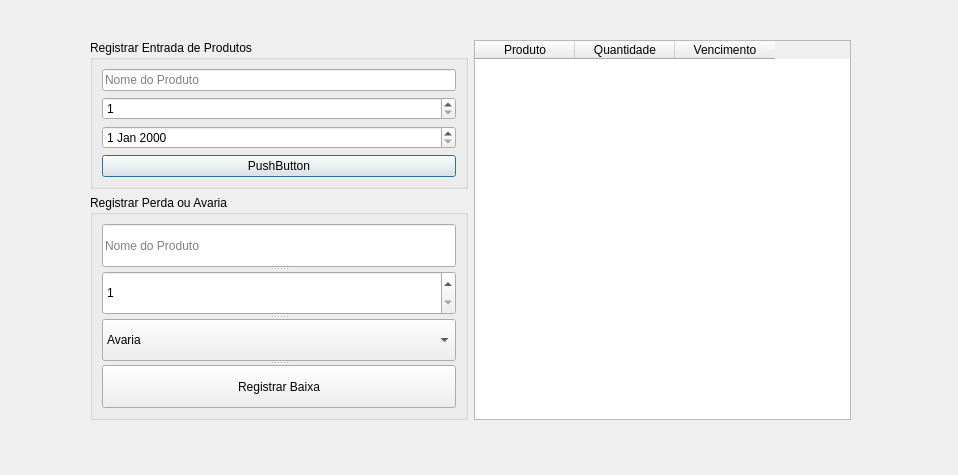
<?xml version="1.0" encoding="UTF-8"?>
<ui version="4.0">
 <class>TelaEstoque</class>
 <widget class="QDialog" name="TelaEstoque">
  <property name="geometry">
   <rect>
    <x>0</x>
    <y>0</y>
    <width>958</width>
    <height>475</height>
   </rect>
  </property>
  <property name="windowTitle">
   <string>Dialog</string>
  </property>
  <widget class="QWidget" name="">
   <property name="geometry">
    <rect>
     <x>90</x>
     <y>40</y>
     <width>761</width>
     <height>380</height>
    </rect>
   </property>
   <layout class="QHBoxLayout" name="horizontalLayout">
    <item>
     <layout class="QVBoxLayout" name="verticalLayout_3">
      <item>
       <widget class="QGroupBox" name="groupBox">
        <property name="title">
         <string>Registrar Entrada de Produtos</string>
        </property>
        <layout class="QVBoxLayout" name="verticalLayout_2">
         <item>
          <layout class="QVBoxLayout" name="verticalLayout">
           <item>
            <widget class="QLineEdit" name="lineEditEntradaProduto">
             <property name="placeholderText">
              <string>Nome do Produto</string>
             </property>
            </widget>
           </item>
           <item>
            <widget class="QSpinBox" name="spinBoxEntradaQtd">
             <property name="minimum">
              <number>1</number>
             </property>
             <property name="maximum">
              <number>99</number>
             </property>
            </widget>
           </item>
           <item>
            <widget class="QDateEdit" name="dateEditEntradaVencimento"/>
           </item>
           <item>
            <widget class="QPushButton" name="btnRegistrarEntrada">
             <property name="text">
              <string>PushButton</string>
             </property>
            </widget>
           </item>
          </layout>
         </item>
        </layout>
       </widget>
      </item>
      <item>
       <widget class="QGroupBox" name="groupBox_2">
        <property name="title">
         <string>Registrar Perda ou Avaria</string>
        </property>
        <layout class="QVBoxLayout" name="verticalLayout_4">
         <item>
          <widget class="QSplitter" name="splitter">
           <property name="orientation">
            <enum>Qt::Orientation::Vertical</enum>
           </property>
           <widget class="QLineEdit" name="lineEditPerdaProduto">
            <property name="placeholderText">
             <string>Nome do Produto</string>
            </property>
           </widget>
           <widget class="QSpinBox" name="spinBoxPerdaQtd">
            <property name="minimum">
             <number>1</number>
            </property>
            <property name="maximum">
             <number>99</number>
            </property>
           </widget>
           <widget class="QComboBox" name="comboBoxPerdaMotivo">
            <item>
             <property name="text">
              <string>Avaria</string>
             </property>
            </item>
            <item>
             <property name="text">
              <string>Vencimento</string>
             </property>
            </item>
            <item>
             <property name="text">
              <string>Embalagem Danificada</string>
             </property>
            </item>
           </widget>
           <widget class="QPushButton" name="btnRegistrarPerda">
            <property name="text">
             <string>Registrar Baixa</string>
            </property>
           </widget>
          </widget>
         </item>
        </layout>
       </widget>
      </item>
     </layout>
    </item>
    <item>
     <widget class="QTableWidget" name="tabelaEstoque">
      <property name="editTriggers">
       <set>QAbstractItemView::EditTrigger::NoEditTriggers</set>
      </property>
      <property name="selectionBehavior">
       <enum>QAbstractItemView::SelectionBehavior::SelectRows</enum>
      </property>
      <column>
       <property name="text">
        <string>Produto</string>
       </property>
      </column>
      <column>
       <property name="text">
        <string>Quantidade</string>
       </property>
      </column>
      <column>
       <property name="text">
        <string>Vencimento</string>
       </property>
      </column>
     </widget>
    </item>
   </layout>
  </widget>
 </widget>
 <resources/>
 <connections/>
</ui>
